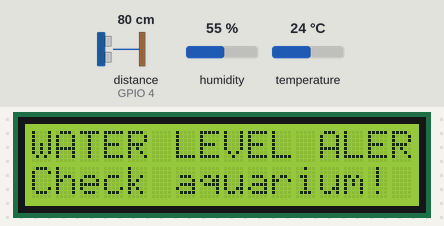
Recording of a sketch running on a simulated ESP32. Parts: 16×2 character LCD. Wiring (from diagram.json): ultrasonic range finder: trigger GPIO 5; echo GPIO 4. The inputs (shaded band) are chosen by the test bench; at power-on: distance to the obstacle (sensor on GPIO 4) 80 cm, temperature 24 °C, humidity 55 %. The echo pulse lasts 58.3 µs per cm; WiFi joins after 1.5 s; servers stay silent unless stated; uploads are accepted with an empty reply; the local clock reads 2024-03-15 10:24:30 at power-on unless the sketch sets it; what the sketch prints to the serial monitor is not drawn.

Above: at 3.9 s.
4.0 s: distance to the obstacle (sensor on GPIO 4) set to 27 cm
6.7 s: distance to the obstacle (sensor on GPIO 4) set to 23 cm
At 7.4 s:
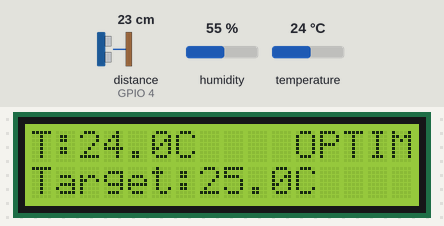
8.4 s: temperature set to 12 °C
At 10.0 s:
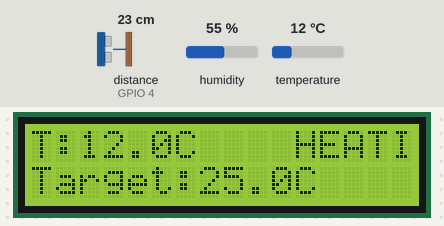
10.3 s: temperature set to 28 °C
At 11.3 s:
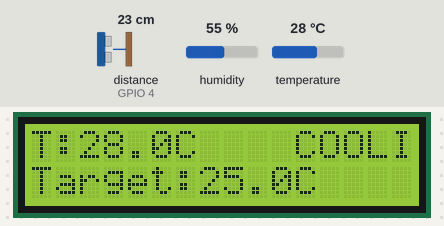
12.3 s: temperature set to 4 °C
At 14.0 s:
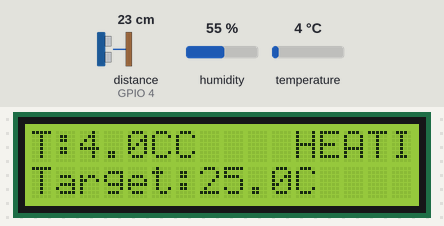
14.3 s: distance to the obstacle (sensor on GPIO 4) set to 35 cm
At 16.7 s:
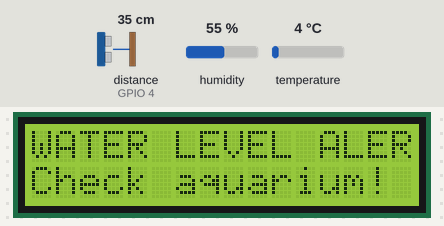
Timing chart, 0 to 17.8 s (numbered marks = the images above; inputs shaded):
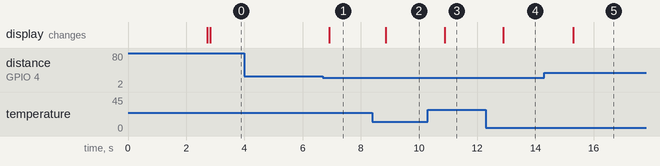

Measured:
- the behaviour switches between 25 and 24 cm on distance to the obstacle (sensor on GPIO 4) (found by bisection; images 0 and 1)
- after the input at 4.0 s, every drawn part: stays the same
- after the input at 6.7 s, the display: changes after 0.22 s (image 1)
- after the input at 8.4 s, the display: changes after 0.45 s (image 2)
- after the input at 10.3 s, the display: changes after 0.58 s (image 3)
- after the input at 12.3 s, the display: changes after 0.59 s (image 4)
- after the input at 14.3 s, the display: changes after 1.0 s (image 5)

The sketch:

sketch.ino
```cpp
// (licence header left out)
#include "ReefKeeperDeviceWIFnLCD.h"

static ReefKeeperDeviceWIFnLCD reefKeeperDevice;

void setup() {
  reefKeeperDevice.begin();
}

void loop() {
  reefKeeperDevice.loop();
}
```

DeviceDomain.h
```cpp
// (licence header left out)
#pragma once

#include "ModestIoT.h"

/**
 * @brief Identifiers for the two physical buttons on the front panel.
 */
enum class ButtonId : uint8_t {
  IncreaseTargetTemperature,
  DecreaseTargetTemperature
};

/**
 * @brief Identifiers for the two indicator LEDs.
 */
enum class LedId : uint8_t {
  StatusBlue,
  AlertYellow
};

/**
 * @brief Discrete states that the heater logic can report.
 */
enum class HeaterStatus : uint8_t {
  Heating,
  Optimal,
  Cooling
};

/**
 * @brief High-level operation modes of the aquarium controller.
 */
enum class OperationMode : uint8_t {
  Normal,
  WaterLevelAlert
};

/**
 * @brief LED output states handled by the indicator actuator.
 */
enum class LedState : uint8_t {
  Off,
  On,
  Blinking
};

/**
 * @brief Domain event emitted when a new temperature sample is available.
 */
class TemperatureReadEvent : public Event {
public:
  const float celsius;
  const unsigned long timestampMs;

  TemperatureReadEvent(float celsiusValue, unsigned long timestamp)
    : celsius(celsiusValue), timestampMs(timestamp) {}

  EventKind kind() const override {
    return EventKind::TemperatureRead;
  }
};

/**
 * @brief Domain event emitted when a new water level sample is available.
 */
class WaterLevelReadEvent : public Event {
public:
  const float distanceCm;
  const unsigned long timestampMs;

  WaterLevelReadEvent(float distanceValue, unsigned long timestamp)
    : distanceCm(distanceValue), timestampMs(timestamp) {}

  EventKind kind() const override {
    return EventKind::WaterLevelRead;
  }
};

/**
 * @brief Domain event emitted when a front panel button is pressed.
 */
class ButtonPressedEvent : public Event {
public:
  const ButtonId buttonId;
  const unsigned long timestampMs;

  ButtonPressedEvent(ButtonId id, unsigned long timestamp)
    : buttonId(id), timestampMs(timestamp) {}

  EventKind kind() const override {
    return EventKind::ButtonPressed;
  }
};

/**
 * @brief Domain event emitted when the RTC clock advances to a new second.
 */
class ClockTickEvent : public Event {
public:
  const uint8_t hour;
  const uint8_t minute;
  const uint8_t second;
  const unsigned long timestampMs;

  ClockTickEvent(uint8_t hourValue, uint8_t minuteValue, uint8_t secondValue, unsigned long timestamp)
    : hour(hourValue), minute(minuteValue), second(secondValue), timestampMs(timestamp) {}

  EventKind kind() const override {
    return EventKind::ClockTick;
  }
};

/**
 * @brief Command that updates the LCD screen with current operational data.
 */
class LcdUpdateCommand : public Command {
public:
  const bool alertMode;
  const float currentTemperature;
  const float targetTemperature;
  const HeaterStatus heaterStatus;

  LcdUpdateCommand(bool alert, float currentTemp, float targetTemp, HeaterStatus status)
    : alertMode(alert), currentTemperature(currentTemp), targetTemperature(targetTemp), heaterStatus(status) {}

  CommandKind kind() const override {
    return CommandKind::LcdUpdate;
  }
};

/**
 * @brief Command that turns the heater relay on or off.
 */
class RelayCommand : public Command {
public:
  const bool active;

  explicit RelayCommand(bool relayActive) : active(relayActive) {}

  CommandKind kind() const override {
    return CommandKind::Relay;
  }
};

/**
 * @brief Command that sets the state of one of the indicator LEDs.
 */
class LedCommand : public Command {
public:
  const LedId ledId;
  const LedState state;

  LedCommand(LedId ledIdentifier, LedState ledState)
    : ledId(ledIdentifier), state(ledState) {}

  CommandKind kind() const override {
    return CommandKind::Led;
  }
};

/**
 * @brief Command that moves the feeder servo to a specific angle.
 */
class ServoCommand : public Command {
public:
  const uint8_t angleDegrees;

  explicit ServoCommand(uint8_t angle) : angleDegrees(angle) {}

  CommandKind kind() const override {
    return CommandKind::Servo;
  }
};
```

ModestIoT.h
```cpp
// (licence header left out)
#pragma once

#include <Arduino.h>

/**
 * @brief Command identifiers used by the application layer.
 */
enum class CommandKind : uint8_t {
  LcdUpdate,
  Relay,
  Led,
  Servo
};

/**
 * @brief Event identifiers produced by the application sensors.
 */
enum class EventKind : uint8_t {
  TemperatureRead,
  WaterLevelRead,
  ButtonPressed,
  ClockTick
};

/**
 * @brief Base class for all output intent objects.
 */
class Command {
public:
  virtual ~Command() = default;
  virtual CommandKind kind() const = 0;
};

/**
 * @brief Base class for all input fact objects.
 */
class Event {
public:
  virtual ~Event() = default;
  virtual EventKind kind() const = 0;
};

/**
 * @brief Consumer of domain events.
 */
class EventHandler {
public:
  virtual ~EventHandler() = default;
  virtual void onEvent(const Event &event) = 0;
};

/**
 * @brief Executor of domain commands.
 */
class CommandHandler {
public:
  virtual ~CommandHandler() = default;
  virtual void handle(const Command &command) = 0;
};

/**
 * @brief Input boundary that reads physical signals and emits events.
 */
class Sensor {
public:
  virtual ~Sensor() = default;
  virtual void begin() = 0;
  virtual void sample() = 0;
};

/**
 * @brief Output boundary that applies physical changes.
 */
class Actuator {
public:
  virtual ~Actuator() = default;
  virtual void begin() = 0;
};

/**
 * @brief Mediator that coordinates sensors, actuators and business rules.
 */
class Device : public EventHandler, public CommandHandler {
public:
  virtual ~Device() = default;
  virtual void begin() = 0;
  virtual void loop() = 0;
};
```

RealTimeClockSensor.h
```cpp
// (licence header left out)
#pragma once

#include "DeviceDomain.h"
#include <RTClib.h>

/**
 * @brief Samples the DS1307 RTC and emits a ClockTickEvent once per second.
 */
class RealTimeClockSensor : public Sensor {
private:
  EventHandler *eventHandler;
  RTC_DS1307 rtc;
  const unsigned long sampleIntervalMs;
  unsigned long lastSampleMs;
  uint8_t lastSecond;

public:
  RealTimeClockSensor(EventHandler *handler, unsigned long intervalMs = 1000UL)
    : eventHandler(handler),
      sampleIntervalMs(intervalMs),
      lastSampleMs(0UL),
      lastSecond(255U) {}

  void begin() override {
    rtc.begin();
  }

  void sample() override {
    const unsigned long now = millis();
    if (now - lastSampleMs < sampleIntervalMs) {
      return;
    }

    lastSampleMs = now;

    const DateTime nowDateTime = rtc.now();
    if (!nowDateTime.isValid()) {
      return;
    }

    if (nowDateTime.second() == lastSecond) {
      return;
    }

    lastSecond = nowDateTime.second();

    ClockTickEvent event(nowDateTime.hour(), nowDateTime.minute(), nowDateTime.second(), now);
    if (eventHandler != nullptr) {
      eventHandler->onEvent(event);
    }
  }

  /**
   * @brief Returns the most recent valid date/time read from the RTC.
   * @return The current DateTime object.
   */
  DateTime currentDateTime() {
    return rtc.now();
  }
};
```

TemperatureSensor.h
```cpp
// (licence header left out)
#pragma once

#include "DeviceDomain.h"
#include <DHT.h>

/**
 * @brief Reads water temperature from a DHT22 and emits a domain event.
 */
class TemperatureSensor : public Sensor {
private:
  EventHandler *eventHandler;
  DHT dhtSensor;
  const unsigned long sampleIntervalMs;
  unsigned long lastSampleMs;

public:
  TemperatureSensor(uint8_t dataPin, EventHandler *handler, unsigned long intervalMs = 2000UL)
    : eventHandler(handler),
      dhtSensor(dataPin, DHT22),
      sampleIntervalMs(intervalMs),
      lastSampleMs(0UL) {}

  void begin() override {
    dhtSensor.begin();
  }

  void sample() override {
    const unsigned long now = millis();
    if (now - lastSampleMs < sampleIntervalMs) {
      return;
    }

    lastSampleMs = now;

    const float temperature = dhtSensor.readTemperature();
    if (isnan(temperature)) {
      return;
    }

    TemperatureReadEvent event(temperature, now);
    if (eventHandler != nullptr) {
      eventHandler->onEvent(event);
    }
  }
};
```

WaterLevelSensor.h
```cpp
// (licence header left out)
#pragma once

#include "DeviceDomain.h"

/**
 * @brief Measures the distance from the sensor to the water surface.
 *
 * A lower distance value means a higher water level. The coordinator decides
 * whether the measured distance crosses the low-water threshold.
 */
class WaterLevelSensor : public Sensor {
private:
  EventHandler *eventHandler;
  const uint8_t triggerPin;
  const uint8_t echoPin;
  const unsigned long sampleIntervalMs;
  unsigned long lastSampleMs;

  float readDistanceCm() {
    digitalWrite(triggerPin, LOW);
    delayMicroseconds(2);
    digitalWrite(triggerPin, HIGH);
    delayMicroseconds(10);
    digitalWrite(triggerPin, LOW);

    const unsigned long duration = pulseIn(echoPin, HIGH, 30000UL);
    if (duration == 0UL) {
      return -1.0f;
    }

    return static_cast<float>(duration) / 58.0f;
  }

public:
  WaterLevelSensor(uint8_t trigPin, uint8_t echoPinNumber, EventHandler *handler, unsigned long intervalMs = 1000UL)
    : eventHandler(handler),
      triggerPin(trigPin),
      echoPin(echoPinNumber),
      sampleIntervalMs(intervalMs),
      lastSampleMs(0UL) {}

  void begin() override {
    pinMode(triggerPin, OUTPUT);
    pinMode(echoPin, INPUT);
    digitalWrite(triggerPin, LOW);
  }

  void sample() override {
    const unsigned long now = millis();
    if (now - lastSampleMs < sampleIntervalMs) {
      return;
    }

    lastSampleMs = now;

    const float distanceCm = readDistanceCm();
    if (distanceCm < 0.0f) {
      return;
    }

    Serial.print("Water level sample: ");
    Serial.println(distanceCm);

    WaterLevelReadEvent event(distanceCm, now);
    if (eventHandler != nullptr) {
      eventHandler->onEvent(event);
    }
  }
};
```

LcdActuator.h
```cpp
// (licence header left out)
#pragma once

#include "DeviceDomain.h"
#include <LiquidCrystal_I2C.h>

/**
 * @brief Renders the operational screen or the low-water alert screen.
 */
class LcdActuator : public Actuator, public CommandHandler {
private:
  LiquidCrystal_I2C lcd;
  bool lastAlertMode;

  const char *heaterStatusLabel(HeaterStatus status) const {
    switch (status) {
      case HeaterStatus::Heating:
        return "HEATING";
      case HeaterStatus::Cooling:
        return "COOLING";
      case HeaterStatus::Optimal:
      default:
        return "OPTIMAL";
    }
  }

  void renderNormal(const LcdUpdateCommand &command) {
    lcd.setCursor(0, 0);
    lcd.print("T:");
    lcd.print(command.currentTemperature, 1);
    lcd.print("C");

    lcd.setCursor(11, 0);
    lcd.print(heaterStatusLabel(command.heaterStatus));

    lcd.setCursor(0, 1);
    lcd.print("Target:");
    lcd.print(command.targetTemperature, 1);
    lcd.print("C");
  }

  void renderAlert() {
    lcd.setCursor(0, 0);
    lcd.print("WATER LEVEL ALERT");
    lcd.setCursor(0, 1);
    lcd.print("Check aquarium!  ");
  }

public:
  explicit LcdActuator(uint8_t i2cAddress = 0x27)
    : lcd(i2cAddress, 16, 2), lastAlertMode(false) {}

  void begin() override {
    lcd.init();
    lcd.backlight();
    lcd.clear();
  }

  void handle(const Command &command) override {
    if (command.kind() != CommandKind::LcdUpdate) {
      return;
    }

    const LcdUpdateCommand &lcdCommand = static_cast<const LcdUpdateCommand &>(command);

    if (lcdCommand.alertMode != lastAlertMode) {
      lcd.clear();
      lastAlertMode = lcdCommand.alertMode;
    }

    if (lcdCommand.alertMode) {
      renderAlert();
    } else {
      renderNormal(lcdCommand);
    }
  }
};
```

Source omitted: ReefKeeperDeviceWIFnLCD.h (8748 bytes)
